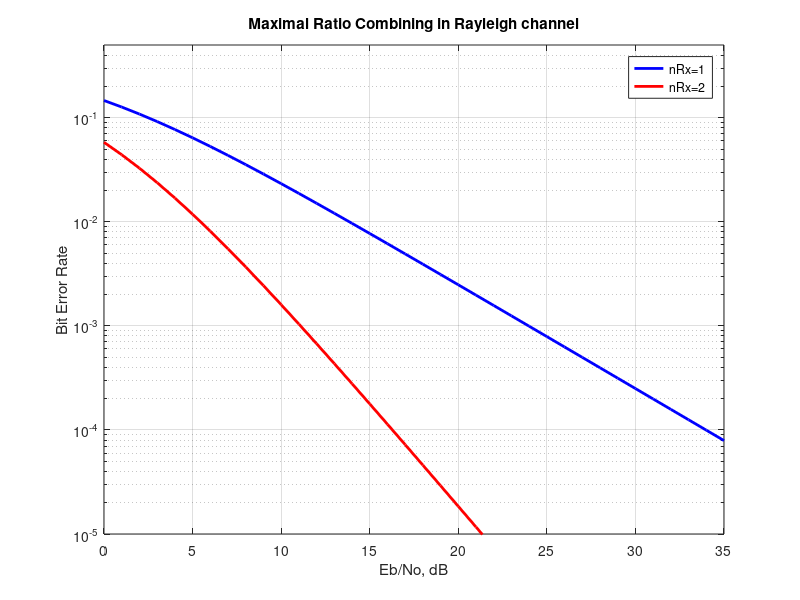

MATLAB code to generate this figure:
% 3)Maximal Ratio Combining
%
% CODE:% Rayleigh fading channel with Maximal Ratio Combining

clear
N = 10^6; % number of bits or symbols
% Transmitter
ip = rand(1,N)>0.5; % generating 0,1 with equal probability
s = 2*ip-1; % BPSK modulation 0 -> -1; 1 -> 0
nRx = [1 2];
Eb_N0_dB = [0:35]; % multiple Eb/N0 values
for jj = 1:length(nRx)
    for ii = 1:length(Eb_N0_dB)
        n = 1/sqrt(2)*[randn(nRx(jj),N) + j*randn(nRx(jj),N)]; % white gaussian noise, 0dB variance
        h = 1/sqrt(2)*[randn(nRx(jj),N) + j*randn(nRx(jj),N)]; % Rayleigh channel
        % Channel and noise Noise addition
        sD = kron(ones(nRx(jj),1),s);
        y = h.*sD + 10^(-Eb_N0_dB(ii)/20)*n;
        % equalization maximal ratio combining
        yHat = sum(conj(h).*y,1)./sum(h.*conj(h),1);
        % receiver - hard decision decoding
        ipHat = real(yHat)>0;
        % counting the errors
        nErr(jj,ii) = size(find([ip- ipHat]),2);
    end
end
simBer = nErr/N; % simulated ber
EbN0Lin = 10.^(Eb_N0_dB/10);
theoryBer_nRx1 = 0.5.*(1-1*(1+1./EbN0Lin).^(-0.5));
p = 1/2 - 1/2*(1+1./EbN0Lin).^(-1/2);
theoryBer_nRx2 = p.^2.*(1+2*(1-p));
close all
figure
semilogy(Eb_N0_dB,theoryBer_nRx1,'b','LineWidth',2);
hold on
semilogy(Eb_N0_dB,theoryBer_nRx2,'r','LineWidth',2);

axis([0 35 10^-5 0.5])
grid on
legend('nRx=1 ', 'nRx=2 ');
xlabel('Eb/No, dB');
ylabel('Bit Error Rate');
title('Maximal Ratio Combining in Rayleigh channel');